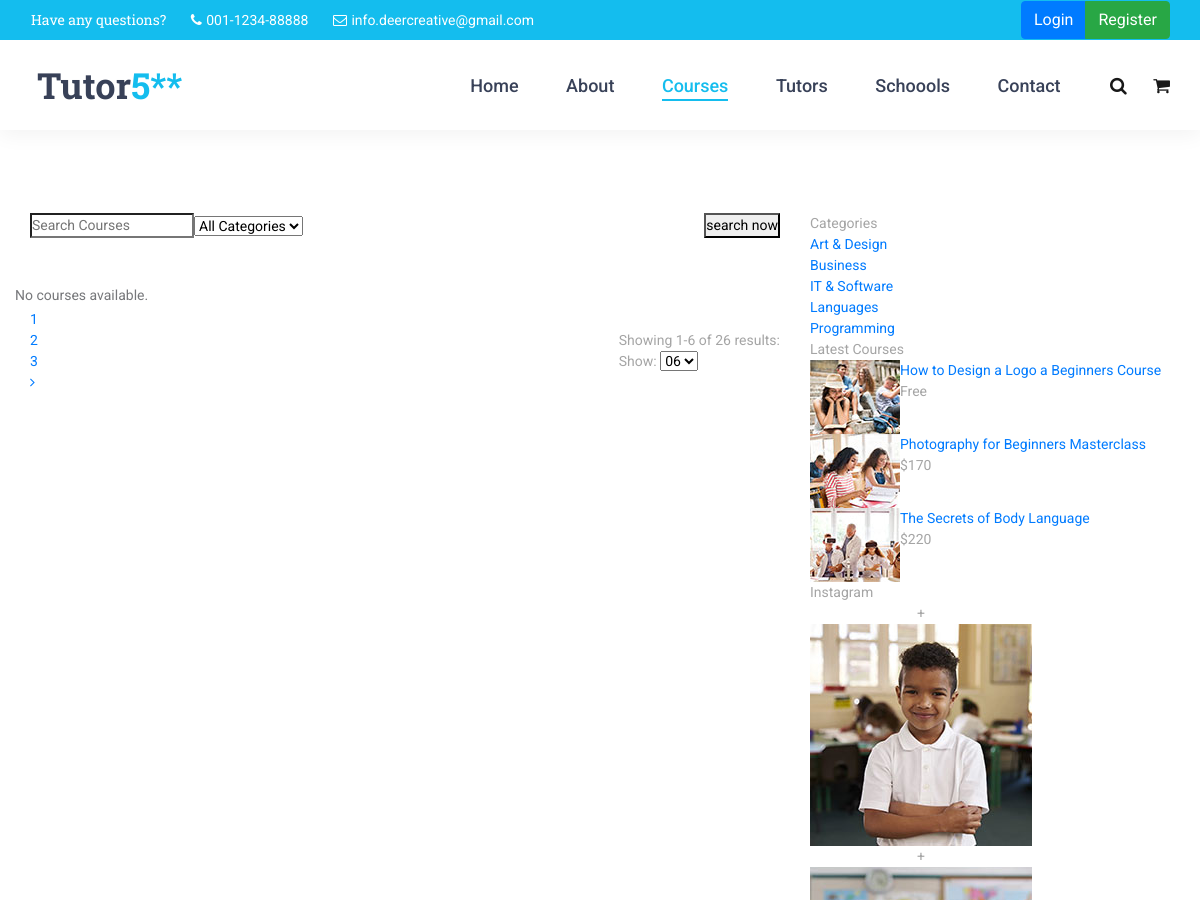
The app's page /courses/ (upper part), older data.
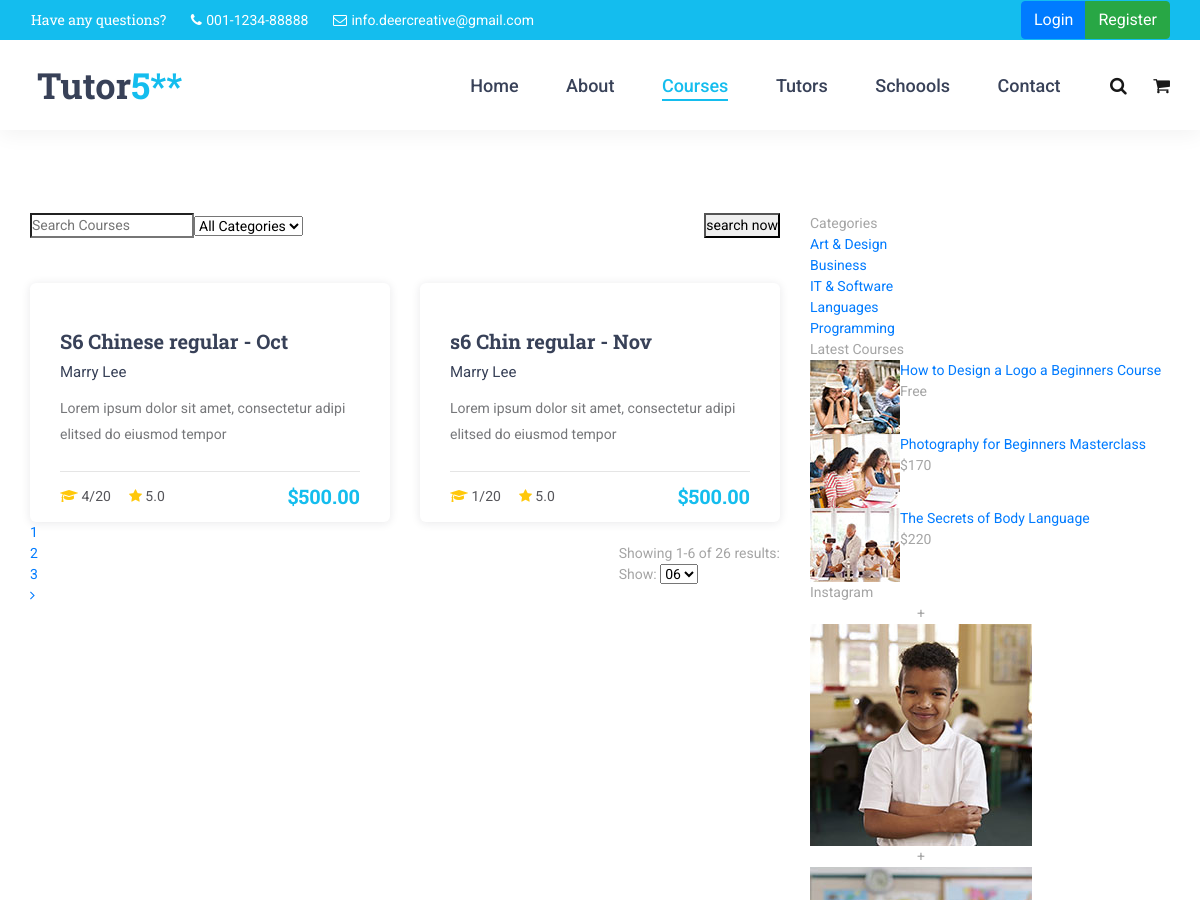
The same page, newer data.
### courses/models.py (models this page shows, shortened)
class Course(models.Model):
    CLASS_TYPE_CHOICES = [
        ('live', 'Live'),
        ('video', 'Video'),
    ]
    title = models.CharField(
        max_length=200,
        help_text='Name of the course'
    )
    tutor = models.ForeignKey(
        Tutor,
        on_delete=models.CASCADE,
        related_name='courses',
        help_text='Tutor teaching this course'
    )
    students_enrolled = models.PositiveIntegerField(
        default=0,
        help_text='Current number of students enrolled'
    )
    max_students = models.PositiveIntegerField(
        default=20,
        help_text='Maximum number of students allowed'
    )
    rating = models.DecimalField(
        max_digits=2,
        decimal_places=1,
        default=0.0,
        help_text='Average rating from 0.0 to 5.0'
    )
    price = models.DecimalField(
        max_digits=8,
        decimal_places=2,
        help_text='Course price in HKD'
    )
    duration_weeks = models.PositiveIntegerField(
        default=1,
        help_text='Course duration in weeks'
    )
    total_classes = models.PositiveIntegerField(
        default=1,
        help_text='Total number of classes in the course'
    )
    class_time = models.CharField(
        max_length=50,
        help_text='Scheduled time for the class (e.g., Wed 4 p.m.)'
    )
    class_type = models.CharField(
        max_length=5,
        choices=CLASS_TYPE_CHOICES,
        default='live',
        help_text='Delivery format of the course'
    )
    created_at = models.DateTimeField(auto_now_add=True)
    photo_main = models.ImageField(upload_to='photos/%Y/%m/%d/')
    photo_1 = models.ImageField(upload_to='photos/%Y/%m/%d/', blank=True)
    photo_2 = models.ImageField(upload_to='photos/%Y/%m/%d/', blank=True)
    photo_3 = models.ImageField(upload_to='photos/%Y/%m/%d/', blank=True)
    def enrollment_display(self):
        return f"{self.students_enrolled}/{self.max_students}"

### tutors/models.py (models this page shows, shortened)
class Tutor(models.Model):
    name = models.CharField(max_length=200)
    photo = models.ImageField(upload_to='photos/%Y/%m/%d/')
    description = models.TextField(blank=True)
    phone = models.CharField(max_length=20, default='00000000')
    email = models.EmailField(max_length=50, unique=False, blank=True)
    is_mvp = models.BooleanField(default=True)
    hire_date = models.DateTimeField(auto_now_add=True)
    course_subject = models.CharField(blank=False, default=None)

### courses/views.py (the view)
# urls.py: path('courses/', include('courses.urls', namespace='courses')),
def courses(request):
    courses = Course.objects.all()
    context = {
        'courses': courses,
    }
    return render(request, 'courses/courses.html', context)

### templates/courses/courses.html (shortened to what this page needs)
{% extends 'base.html' %} {% load static %}
{% block content %}
<div class="super_container" style="padding-top:120px;">
	<div class="courses">
		<div class="container">
			<div class="row">
				<div class="col-lg-8">
					<div class="courses_search_container">
						<form action="#" id="courses_search_form" class="courses_search_form d-flex flex-row align-items-center justify-content-start">
							<input type="search" class="courses_search_input" placeholder="Search Courses" required="required">
							<select id="courses_search_select" class="courses_search_select courses_search_input">
								<option>All Categories</option>
							</select>
							<button action="submit" class="courses_search_button ml-auto">search now</button>
						</form>
					</div>
					<div class="courses_container">
						<div class="row courses_row">
							{% if courses %}
							{% for course in courses %}
							<div class="col-lg-6 course_col">
								<div class="course">
									<div class="course_image"><img src="{{ course.photo_main.url }}" alt=""></div>
									<div class="course_body">
										<h3 class="course_title"><a href="{% url 'courses:course' course.id %}">{{ course.title }}</a></h3>
										<div class="course_teacher">{{ course.tutor.name }}</div>
										<div class="course_text">
											<p>Lorem ipsum dolor sit amet, consectetur adipi elitsed do eiusmod tempor</p>
										</div>
									</div>
									<div class="course_footer">
										<div class="course_footer_content d-flex flex-row align-items-center justify-content-start">
											<div class="course_info">
												<i class="fa fa-graduation-cap" aria-hidden="true"></i>
												<span>{{ course.enrollment_display }}</span>
											</div>
											<div class="course_info">
												<i class="fa fa-star" aria-hidden="true"></i>
												<span>{{ course.rating }}</span>
											</div>
											<div class="course_price ml-auto">${{ course.price}}</div>
										</div>
									</div>
								</div>
							</div>
							{% endfor %}
							{% else %}
							<p>No courses available.</p>
							{% endif %}
						</div>
						<div class="row pagination_row">
							<div class="col">
								<div class="pagination_container d-flex flex-row align-items-center justify-content-start">
									<ul class="pagination_list">
										<li class="active"><a href="#">1</a></li>
										<li><a href="#">2</a></li>
										<li><a href="#">3</a></li>
										<li><a href="#"><i class="fa fa-angle-right" aria-hidden="true"></i></a></li>
									</ul>
									<div class="courses_show_container ml-auto clearfix">
										<div class="courses_show_text">Showing <span class="courses_showing">1-6</span> of <span class="courses_total">26</span> results:</div>
										<div class="courses_show_content">
											<span>Show: </span>
											<select id="courses_show_select" class="courses_show_select">
												<option>06</option>
											</select>
										</div>
									</div>
								</div>
							</div>
						</div>
					</div>
				</div>
				<div class="col-lg-4">
					<div class="sidebar">
						<div class="sidebar_section">
							<div class="sidebar_section_title">Categories</div>
							<div class="sidebar_categories">
								<ul>
									<li><a href="#">Art & Design</a></li>
									<li><a href="#">Business</a></li>
									<li><a href="#">IT & Software</a></li>
									<li><a href="#">Languages</a></li>
									<li><a href="#">Programming</a></li>
								</ul>
							</div>
						</div>
						<div class="sidebar_section">
							<div class="sidebar_section_title">Latest Courses</div>
							<div class="sidebar_latest">
								<div class="latest d-flex flex-row align-items-start justify-content-start">
									<div class="latest_image"><div><img src="images/latest_1.jpg" alt=""></div></div>
									<div class="latest_content">
										<div class="latest_title"><a href="course.html">How to Design a Logo a Beginners Course</a></div>
										<div class="latest_price">Free</div>
									</div>
								</div>
								<div class="latest d-flex flex-row align-items-start justify-content-start">
									<div class="latest_image"><div><img src="images/latest_2.jpg" alt=""></div></div>
									<div class="latest_content">
										<div class="latest_title"><a href="course.html">Photography for Beginners Masterclass</a></div>
										<div class="latest_price">$170</div>
									</div>
								</div>
								<div class="latest d-flex flex-row align-items-start justify-content-start">
									<div class="latest_image"><div><img src="images/latest_3.jpg" alt=""></div></div>
									<div class="latest_content">
										<div class="latest_title"><a href="course.html">The Secrets of Body Language</a></div>
										<div class="latest_price">$220</div>
									</div>
								</div>
							</div>
						</div>
						<div class="sidebar_section">
							<div class="sidebar_section_title">Instagram</div>
							<div class="sidebar_gallery">
								<ul class="gallery_items d-flex flex-row align-items-start justify-content-between flex-wrap">
									<li class="gallery_item">
										<div class="gallery_item_overlay d-flex flex-column align-items-center justify-content-center">+</div>
										<a class="colorbox" href="images/gallery_1_large.jpg">
											<img src="images/gallery_1.jpg" alt="">
										</a>
									</li>
									<li class="gallery_item">
										<div class="gallery_item_overlay d-flex flex-column align-items-center justify-content-center">+</div>
										<a class="colorbox" href="images/gallery_2_large.jpg">
											<img src="images/gallery_2.jpg" alt="">
										</a>
									</li>
								</ul>
							</div>
						</div>
					</div>
				</div>
			</div>
		</div>
	</div>
</div>
{% endblock content %}

### templates/base.html (shortened to what this page needs)
{% load static %}
<!DOCTYPE html>
<html lang="en">
<head>
<link rel="stylesheet" type="text/css" href="{% static 'styles/bootstrap4/bootstrap.min.css' %}">
<link href="{% static 'plugins/font-awesome-4.7.0/css/font-awesome.min.css' %}" rel="stylesheet" type="text/css">
<link rel="stylesheet" type="text/css" href="{% static 'plugins/OwlCarousel2-2.2.1/owl.carousel.css' %}">
<link rel="stylesheet" type="text/css" href="{% static 'plugins/OwlCarousel2-2.2.1/owl.theme.default.css' %}">
<link rel="stylesheet" type="text/css" href="{% static 'plugins/OwlCarousel2-2.2.1/animate.css' %}">
<link rel="stylesheet" type="text/css" href="{% static 'styles/main_styles.css' %}">
<link rel="stylesheet" type="text/css" href="{% static 'styles/responsive.css' %}">
</head>
<body>
{% include 'partials/_topbar.html' %}
{% block content %} {% endblock content %}
{% include 'partials/_footer.html' %}
</body>
</html>

### templates/partials/_topbar.html (shortened to what this page needs)
<div class="super_container">
	<header class="header">
		<div class="top_bar">
			<div class="top_bar_container">
				<div class="container">
					<div class="row">
						<div class="col">
							<div class="top_bar_content d-flex flex-row align-items-center justify-content-start">
								<ul class="top_bar_contact_list">
									<li><div class="question">Have any questions?</div></li>
									<li>
										<i class="fa fa-phone" aria-hidden="true"></i>
										<div>001-1234-88888</div>
									</li>
									<li>
										<i class="fa fa-envelope-o" aria-hidden="true"></i>
										<div>info.deercreative@gmail.com</div>
									</li>
								</ul>
								<div class="ml-auto">
								<div class="btn-group" role="group" aria-label="Login and Register">
    							<a href="#" class="btn text-white bg-primary btn-outline-primary">Login</a>
    							<a href="#" class="btn text-white bg-success btn-outline-success">Register</a>
  								</div>
								</div>
							</div>
						</div>
					</div>
				</div>
			</div>
		</div>
		<div class="header_container">
			<div class="container">
				<div class="row">
					<div class="col">
						<div class="header_content d-flex flex-row align-items-center justify-content-start">
							<div class="logo_container">
								<a href="#">
									<div class="logo_text">Tutor<span>5**</span></div>
								</a>
							</div>
							<nav class="main_nav_contaner ml-auto">
								<ul class="main_nav">
									<li {% if request.path == '/' %}class="active"{% endif %}
									><a href="{% url 'pages:index' %}">Home</a></li>
									<li {% if request.path == '/about/' %}class="active"{% endif %}
									><a href="{% url 'pages:about' %}">About</a></li>
									<li {% if request.path == '/courses/' %}class="active"{% endif %}
									><a href="{% url 'courses:courses' %}">Courses</a></li>
									<li {% if request.path == '/tutors/' %}class="active"{% endif %}
									><a href="{% url 'tutors:tutors' %}">Tutors</a></li>
									<li><a href="{% url 'schools:schools' %}">Schoools</a></li>
									<li><a href="contact.html">Contact</a></li>
								</ul>
								<div class="search_button"><i class="fa fa-search" aria-hidden="true"></i></div>
								<div class="shopping_cart"><i class="fa fa-shopping-cart" aria-hidden="true"></i></div>
							</nav>
						</div>
					</div>
				</div>
			</div>
		</div>
	</header>

### templates/partials/_subcribebar.html (shortened to what this page needs)
{% load static %}

### templates/partials/_footer.html (shortened to what this page needs)
</div>

Row changes from the older to the newer data that the page shows:
added Course: title "S6 Chinese regular - Oct", tutor.name "Marry Lee", enrollment_display "4/20", rating "5.0", price "500.00"
added Course: title "s6 Chin regular - Nov", tutor.name "Marry Lee", enrollment_display "1/20", rating "5.0", price "500.00"
Text that changed along with them:
text no longer shown: "No courses available."
